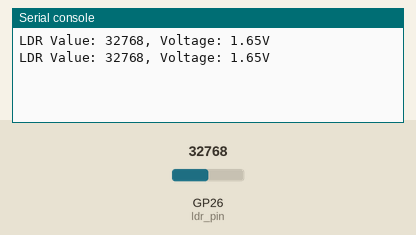
Recording of a program running on a simulated Raspberry Pi Pico running MicroPython. Parts: the last lines printed to the serial console. The inputs (shaded band) are chosen by the test bench; at power-on: GP26 (ldr_pin) = 32768 (analog values on the 0–65535 scale).

Above: at 1.2 s.
1.3 s: GP26 (ldr_pin) set to 45874
At 2.6 s:
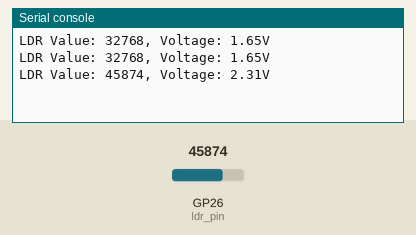
2.8 s: GP26 (ldr_pin) set to 57670
At 3.8 s:
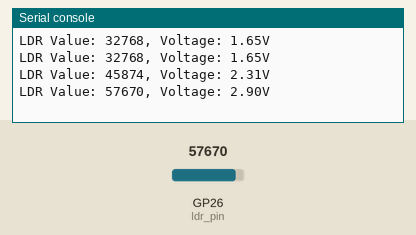
Timing chart, 0 to 5.8 s (numbered marks = the images above; inputs shaded):
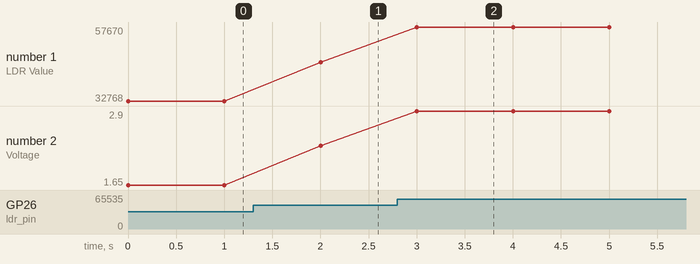

Measured:
- after the input at 1.3 s, the serial console: prints a new line after 0.70 s (image 1)
- after the input at 2.8 s, the serial console: prints a new line after 0.20 s (image 2)
- plotted number 1: 32768 → 45874 after the input at 1.3 s, 45874 → 57670 after the input at 2.8 s
- plotted number 2: 1.65 → 2.31 after the input at 1.3 s, 2.31 → 2.9 after the input at 2.8 s

The program:

light_lrd.py
```python
import machine
import utime

# Define the LDR pin
ldr_pin = machine.ADC(26)  # Use GP26 as the ADC pin

while True:
    ldr_value = ldr_pin.read_u16()  # Read the analog sensor value
    voltage = (ldr_value / 65535) * 3.3  # Convert to voltage (assuming 3.3V reference)
    print(f"LDR Value: {ldr_value}, Voltage: {voltage:.2f}V")
    utime.sleep(1)
```
